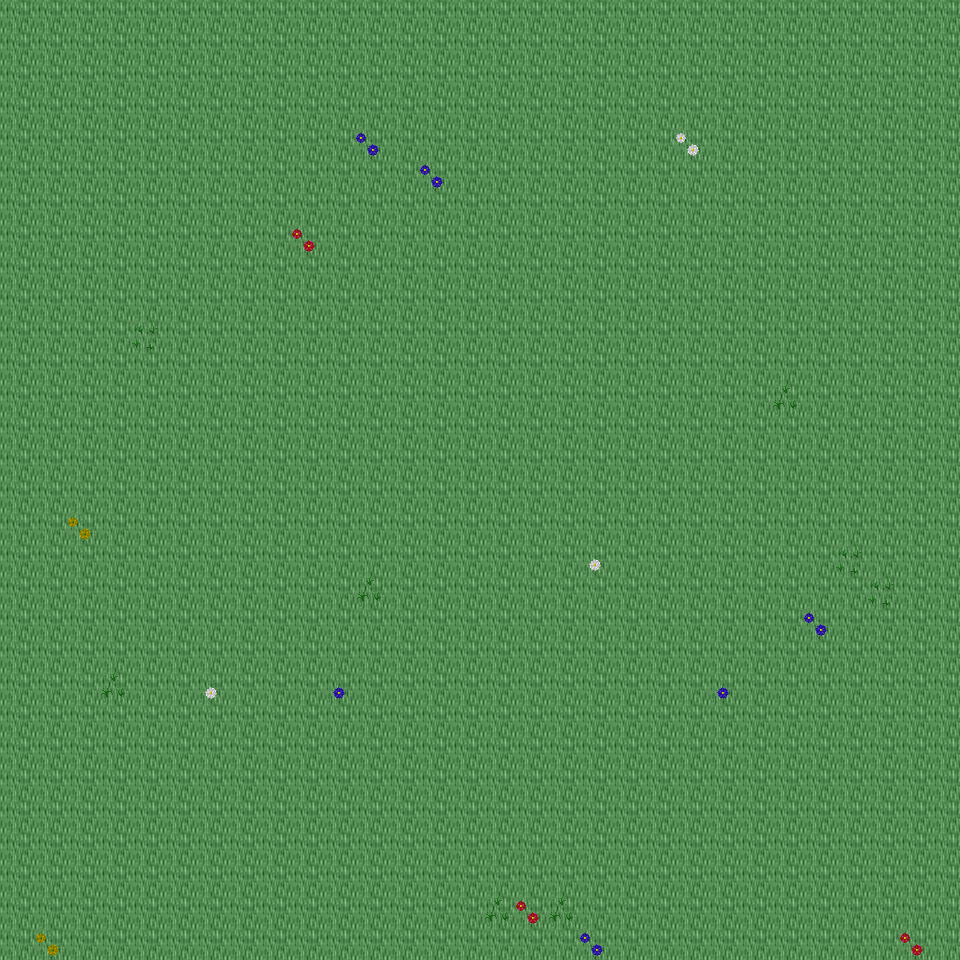

This game map was drawn from its Tiled (.tmx) file and the tilesets committed beside it. A one-line description and the trimmed map source follow:
An orthogonal 30x30 tile map with 32x32 px tiles, 6 tile layers (Ground, Object, Object2, Above, ...), 14 tilesets and 3 objects (3x mapExit).

<map version="1.0" orientation="orthogonal" renderorder="right-down" width="30" height="30" tilewidth="32" tileheight="32" nextobjectid="4">
  <tileset firstgid="1" name="tileset_ground_ground" tilewidth="32" tileheight="32" tilecount="33" columns="3">
    <image source="../drawable/tileset_ground_ground.png" width="96" height="352" />
  </tileset>
  <tileset firstgid="34" name="tileset_plant_flower_daisy_white" tilewidth="32" tileheight="32" tilecount="8" columns="2">
    <image source="../drawable/tileset_plant_flower_daisy_white.png" width="64" height="128" />
  </tileset>
  <tileset firstgid="42" name="tileset_plant_flower_daisy_yellow" tilewidth="32" tileheight="32" tilecount="8" columns="2">
    <image source="../drawable/tileset_plant_flower_daisy_yellow.png" width="64" height="128" />
  </tileset>
  <tileset firstgid="50" name="tileset_plant_flower_daisy_blue" tilewidth="32" tileheight="32" tilecount="8" columns="2">
    <image source="../drawable/tileset_plant_flower_daisy_blue.png" width="64" height="128" />
  </tileset>
  <tileset firstgid="58" name="tileset_plant_grasses" tilewidth="32" tileheight="32" tilecount="6" columns="3">
    <image source="../drawable/tileset_plant_grasses.png" width="96" height="64" />
  </tileset>
  <tileset firstgid="64" name="tileset_plant_flower_daisy_red" tilewidth="32" tileheight="32" tilecount="8" columns="2">
    <image source="../drawable/tileset_plant_flower_daisy_red.png" width="64" height="128" />
  </tileset>
  <tileset firstgid="72" name="tileset_plant_tree_tree_darkgreen" tilewidth="32" tileheight="32" tilecount="88" columns="8">
    <image source="../drawable/tileset_plant_tree_tree_darkgreen.png" width="256" height="352" />
  </tileset>
  <tileset firstgid="160" name="tileset_logic_creature_elf" tilewidth="32" tileheight="32" tilecount="16" columns="8">
    <image source="../drawable/tileset_logic_creature_elf.png" width="256" height="64" />
  </tileset>
  <tileset firstgid="176" name="tileset_logic_creature_animal" tilewidth="32" tileheight="32" tilecount="32" columns="8">
    <image source="../drawable/tileset_logic_creature_animal.png" width="256" height="128" />
  </tileset>
  <tileset firstgid="208" name="tileset_logic_collision" tilewidth="32" tileheight="32" tilecount="1" columns="1">
    <image source="../drawable/tileset_logic_collision.png" width="32" height="32" />
  </tileset>
  <tileset firstgid="209" name="tileset_logic_creature_ent" tilewidth="32" tileheight="32" tilecount="4" columns="4">
    <image source="../drawable/tileset_logic_creature_ent.png" width="128" height="32" />
  </tileset>
  <tileset firstgid="213" name="tileset_logic_creature_human_evil" tilewidth="32" tileheight="32" tilecount="16" columns="8">
    <image source="../drawable/tileset_logic_creature_human_evil.png" width="256" height="64" />
  </tileset>
  <tileset firstgid="229" name="tileset_ground_green_paving" tilewidth="32" tileheight="32" tilecount="18" columns="3">
    <image source="../drawable/tileset_ground_green_paving.png" width="96" height="192" />
  </tileset>
  <tileset firstgid="247" name="tileset_logic_protection" tilewidth="32" tileheight="32" tilecount="2" columns="2">
    <image source="../drawable/tileset_logic_protection.png" width="64" height="32" />
  </tileset>
  <layer name="Ground" width="30" height="30">
    <data>[900 cells, 900 non-empty, 1 distinct tile ids]</data>
  </layer>
  <layer name="Object" width="30" height="30">
    <data>[900 cells, 22 non-empty, 8 distinct tile ids]</data>
  </layer>
  <layer name="Object2" width="30" height="30">
    <data>[900 cells, 0 non-empty, 0 distinct tile ids]</data>
  </layer>
  <layer name="Above" width="30" height="30">
    <data>[900 cells, 0 non-empty, 0 distinct tile ids]</data>
  </layer>
  <layer name="Above2" width="30" height="30">
    <data>[900 cells, 0 non-empty, 0 distinct tile ids]</data>
  </layer>
  <layer name="Walkable" width="30" height="30">
    <data>[900 cells, 0 non-empty, 0 distinct tile ids]</data>
  </layer>
  <objectgroup name="MapEvents">
    <object id="1" name="south" type="mapExit" x="0" y="928" width="960" height="32">
      <properties>
        <property name="map" value="level_0_x189_y77" />
        <property name="x" value="0" />
        <property name="y" value="1" />
      </properties>
    </object>
    <object id="2" name="west" type="mapExit" x="0" y="0" width="32" height="960">
      <properties>
        <property name="map" value="level_0_x188_y76" />
        <property name="x" value="28" />
        <property name="y" value="0" />
      </properties>
    </object>
    <object id="3" name="east" type="mapExit" x="928" y="0" width="32" height="960">
      <properties>
        <property name="map" value="level_0_x190_y76" />
        <property name="x" value="1" />
        <property name="y" value="0" />
      </properties>
    </object>
  </objectgroup>
</map>
